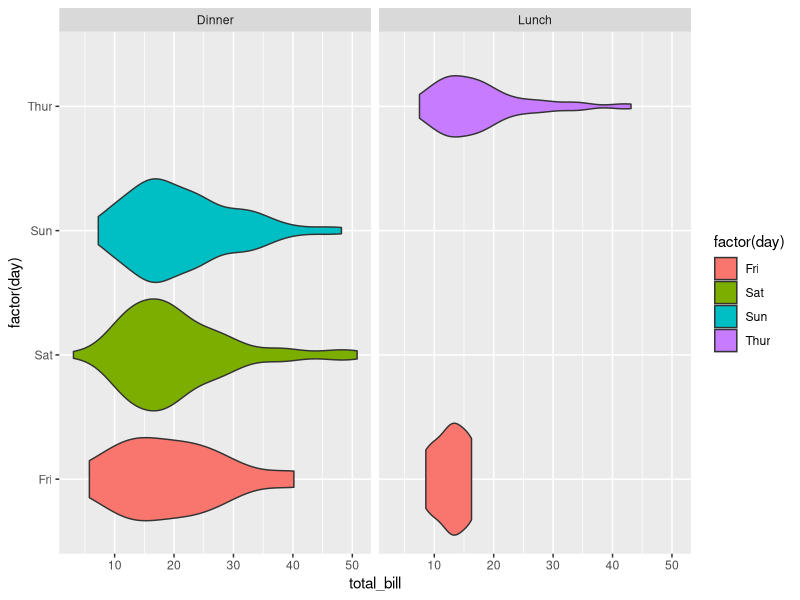

The R script that drew this image:
library(ggplot2)
library(reshape2)

ggplot(tips, aes(x=total_bill, y=factor(day), fill=factor(day))) +
  geom_violin() +
  facet_grid(cols=vars(time))
